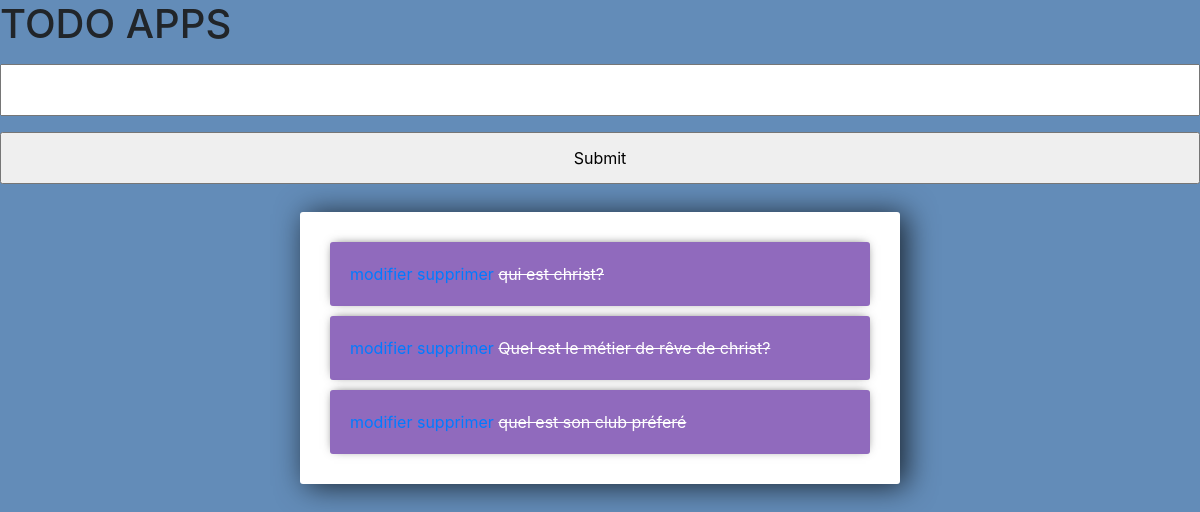
The app's page /, older data.
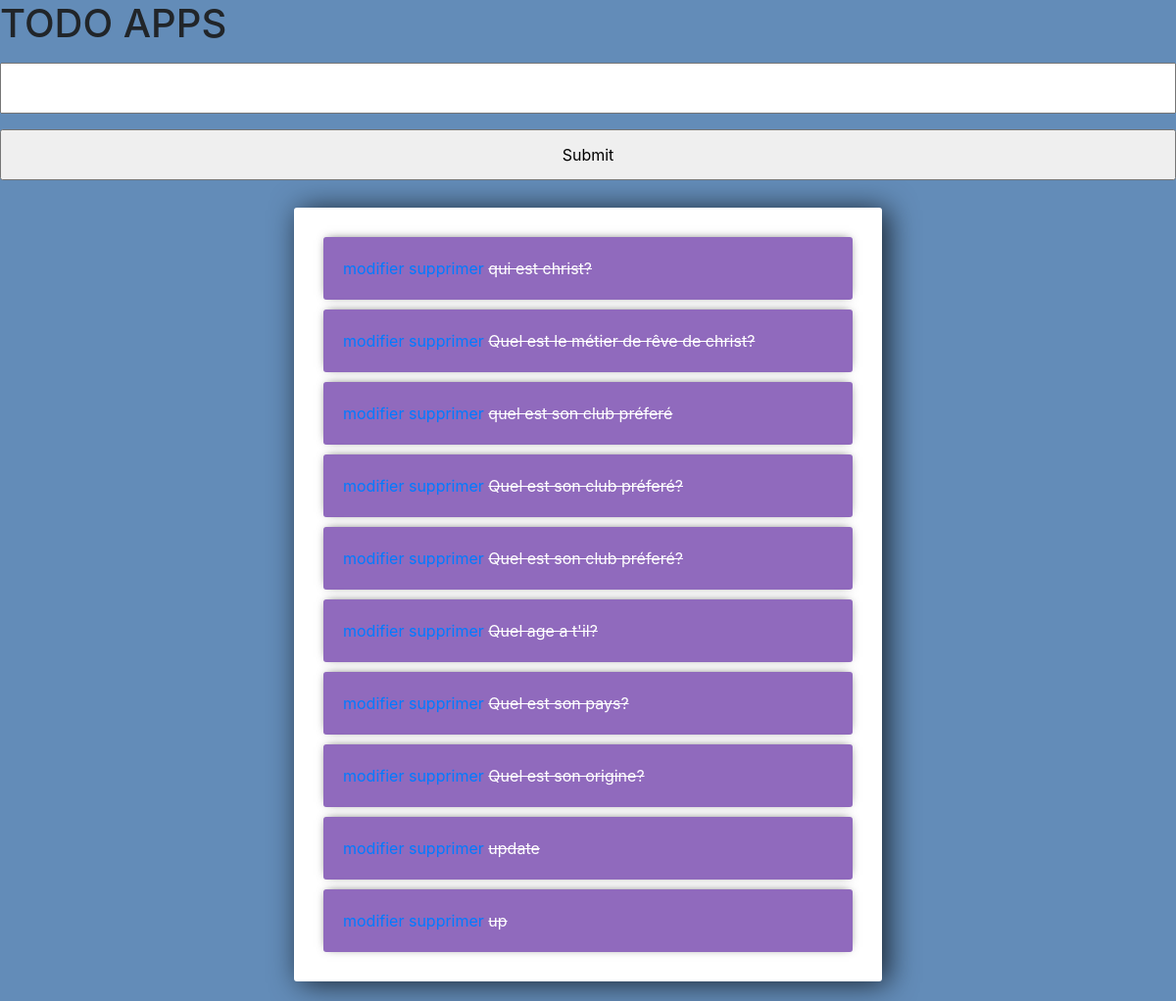
The same page, newer data.
### todo/models.py (models this page shows)
class question(models.Model):
    titre = models.CharField(max_length=200)
    complete = models.BooleanField(default=False)
    creation = models.DateTimeField(auto_now_add=True)
    def __str__(self):
        return self.titre

### todo/views.py (the view)
# urls.py: path('', include('todo.urls')),
def todo(request):
    q = question.objects.all()
    form = questionForm
    if request.method == 'POST':
        form = questionForm(request.POST)
        if form.is_valid():
            form.save()
        return redirect('/')
    context = {'q':q,'form':form}
    return render(request, 'todo/index.html', context)

### todo/templates/todo/index.html (shortened to what this page needs)
<link rel="stylesheet" href="https://stackpath.bootstrapcdn.com/bootstrap/4.3.1/css/bootstrap.min.css">
<h1>TODO APPS</h1>
<form method="POST" action="/">
    {% csrf_token %} {{form.titre}}
    <input type="submit" name="creation">
</form>
<div class="center-column">
    <div class="todo-list">
        {% for question in q %}
        <div class="item-row">
            <a href="{% url 'modifier' question.id  %}" aria-label="Twitter">modifier</a>
            <a href="{% url 'supprimer' question.id  %}" aria-label="Twitter">supprimer</a> {% if quesiton.complete == TRUE %}
            <strike>{{question}}</strike> {% else %}
            <span>{{question}}</span> {% endif %}
        </div>
        </a> {%endfor%}
    </div>
</div>

### todo/templates/todo/index.html (style rules this page uses)
input { width: 100%; padding: 12px 20px; margin: 8px 0; box-sizing: border-box; }
input::placeholder { color: #d3d3d3; }
.center-column { width: 600px; margin: 20px auto; padding: 20px; background-color: #fff; border-radius: 3px; box-shadow: 6px 2px 30px 0px rgba(0, 0, 0, 0.75); }
.item-row { background-color: #906abd; margin: 10px; padding: 20px; border-radius: 3px; color: #fff; font-size: 16px; box-shadow: 0px -1px 10px -4px rgba(0, 0, 0, 0.75); }

Row changes from the older to the newer data that the page shows:
added question: titre "Quel est son club préferé?"
added question: titre "Quel est son club préferé?"
added question: titre "Quel age a t'il?"
added question: titre "Quel est son pays?"
added question: titre "Quel est son origine?"
added question: titre "update"
added question: titre "up"
